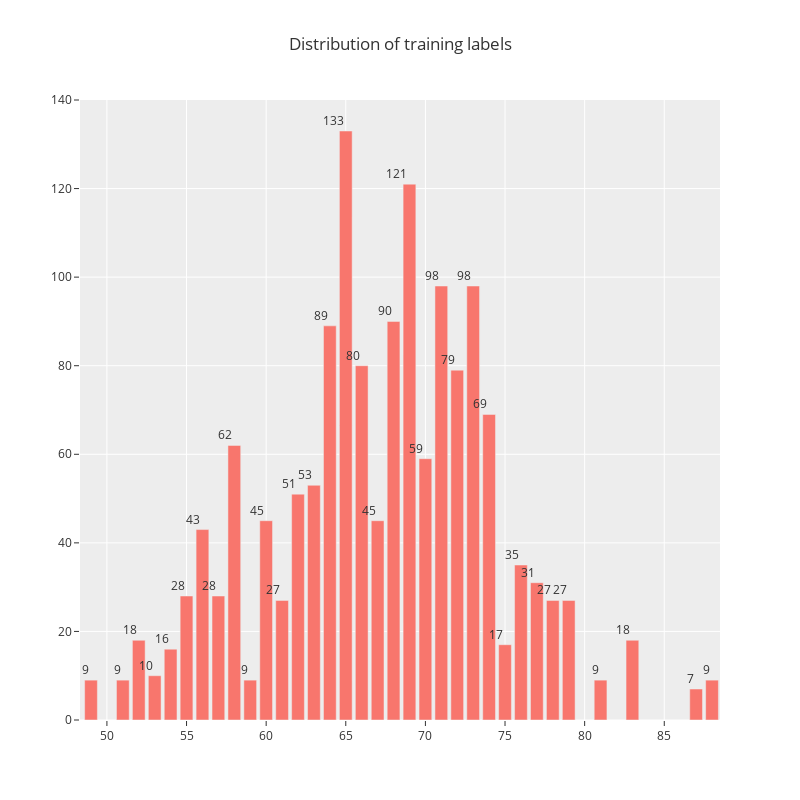

The notebook cell saved with this chart:
### Markdown cell above
Let's look at the CSV metadata now.

### Code cell
import plotly.io as pio
pio.templates.default = "ggplot2"
xcoord = df_train["Age"].value_counts().keys()
y1 = df_train["Age"].value_counts().values


annotationsList = [dict(
                x=xi,
                y=yi,
                text=str(yi),
                xanchor='right',
                yanchor='bottom',
                showarrow=False,
            ) for xi, yi in zip(xcoord, y1)]


annotations = annotationsList
data=[go.Bar(
    x=list(df_train['Age'].value_counts().keys()), 
    y=list(df_train['Age'].value_counts().values)

)]
layout=go.Layout(height=800, width=800, title='Distribution of training labels', annotations=annotations)
fig=dict(data=data, layout=layout)
py.iplot(fig, filename='train-label-dist')

### Figure 1 — Plotly figure (JSON) as saved in the notebook; plotly's stock layout.template omitted (floating-point values rounded to 4 significant figures)
{"data": [{"type": "bar", "x": [65, 69, 73, 71, 68, 64, 66, 72, 74, 58, 70, 63, 62, 67, 60, 56, 76, 77, 57, 55, 61, 79, 78, 83, 52, 75, 54, 53, 51, 88, 59, 81, 49, 87], "y": [133, 121, 98, 98, 90, 89, 80, 79, 69, 62, 59, 53, 51, 45, 45, 43, 35, 31, 28, 28, 27, 27, 27, 18, 18, 17, 16, 10, 9, 9, 9, 9, 9, 7]}], "layout": {"annotations": [{"showarrow": false, "text": "133", "x": 65, "xanchor": "right", "y": 133, "yanchor": "bottom"}, {"showarrow": false, "text": "121", "x": 69, "xanchor": "right", "y": 121, "yanchor": "bottom"}, {"showarrow": false, "text": "98", "x": 73, "xanchor": "right", "y": 98, "yanchor": "bottom"}, {"showarrow": false, "text": "98", "x": 71, "xanchor": "right", "y": 98, "yanchor": "bottom"}, {"showarrow": false, "text": "90", "x": 68, "xanchor": "right", "y": 90, "yanchor": "bottom"}, {"showarrow": false, "text": "89", "x": 64, "xanchor": "right", "y": 89, "yanchor": "bottom"}, {"showarrow": false, "text": "80", "x": 66, "xanchor": "right", "y": 80, "yanchor": "bottom"}, {"showarrow": false, "text": "79", "x": 72, "xanchor": "right", "y": 79, "yanchor": "bottom"}, {"showarrow": false, "text": "69", "x": 74, "xanchor": "right", "y": 69, "yanchor": "bottom"}, {"showarrow": false, "text": "62", "x": 58, "xanchor": "right", "y": 62, "yanchor": "bottom"}, {"showarrow": false, "text": "59", "x": 70, "xanchor": "right", "y": 59, "yanchor": "bottom"}, {"showarrow": false, "text": "53", "x": 63, "xanchor": "right", "y": 53, "yanchor": "bottom"}, {"showarrow": false, "text": "51", "x": 62, "xanchor": "right", "y": 51, "yanchor": "bottom"}, {"showarrow": false, "text": "45", "x": 67, "xanchor": "right", "y": 45, "yanchor": "bottom"}, {"showarrow": false, "text": "45", "x": 60, "xanchor": "right", "y": 45, "yanchor": "bottom"}, {"showarrow": false, "text": "43", "x": 56, "xanchor": "right", "y": 43, "yanchor": "bottom"}, {"showarrow": false, "text": "35", "x": 76, "xanchor": "right", "y": 35, "yanchor": "bottom"}, {"showarrow": false, "text": "31", "x": 77, "xanchor": "right", "y": 31, "yanchor": "bottom"}, {"showarrow": false, "text": "28", "x": 57, "xanchor": "right", "y": 28, "yanchor": "bottom"}, {"showarrow": false, "text": "28", "x": 55, "xanchor": "right", "y": 28, "yanchor": "bottom"}, {"showarrow": false, "text": "27", "x": 61, "xanchor": "right", "y": 27, "yanchor": "bottom"}, {"showarrow": false, "text": "27", "x": 79, "xanchor": "right", "y": 27, "yanchor": "bottom"}, {"showarrow": false, "text": "27", "x": 78, "xanchor": "right", "y": 27, "yanchor": "bottom"}, {"showarrow": false, "text": "18", "x": 83, "xanchor": "right", "y": 18, "yanchor": "bottom"}, {"showarrow": false, "text": "18", "x": 52, "xanchor": "right", "y": 18, "yanchor": "bottom"}, {"showarrow": false, "text": "17", "x": 75, "xanchor": "right", "y": 17, "yanchor": "bottom"}, {"showarrow": false, "text": "16", "x": 54, "xanchor": "right", "y": 16, "yanchor": "bottom"}, {"showarrow": false, "text": "10", "x": 53, "xanchor": "right", "y": 10, "yanchor": "bottom"}, {"showarrow": false, "text": "9", "x": 51, "xanchor": "right", "y": 9, "yanchor": "bottom"}, {"showarrow": false, "text": "9", "x": 88, "xanchor": "right", "y": 9, "yanchor": "bottom"}, {"showarrow": false, "text": "9", "x": 59, "xanchor": "right", "y": 9, "yanchor": "bottom"}, {"showarrow": false, "text": "9", "x": 81, "xanchor": "right", "y": 9, "yanchor": "bottom"}, {"showarrow": false, "text": "9", "x": 49, "xanchor": "right", "y": 9, "yanchor": "bottom"}, {"showarrow": false, "text": "7", "x": 87, "xanchor": "right", "y": 7, "yanchor": "bottom"}], "height": 800, "title": {"text": "Distribution of training labels"}, "width": 800}}
